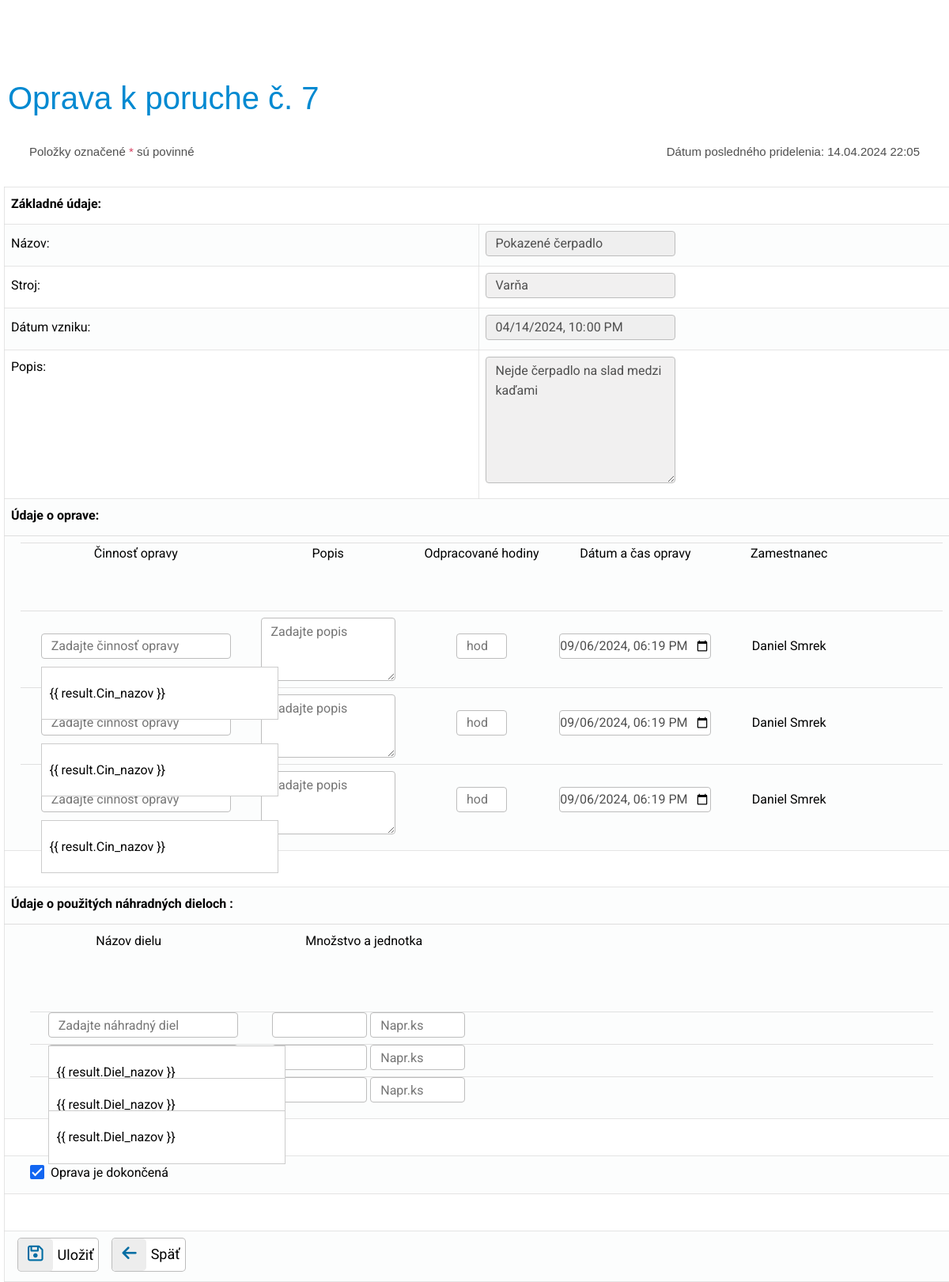
The page /src/form/oprava.php?PoruchaID=7 (signed in) on the database its author committed.
### tables this page shows
CREATE TABLE `porucha` (
  `Por_nazov` varchar(50) NOT NULL,
  `Por_popis` varchar(100) DEFAULT NULL,
  `Por_stav` int(11) NOT NULL,
  `Por_datum_vzniku` datetime NOT NULL,
  `Por_datum_pridelenia` datetime DEFAULT NULL,
  `PoruchaID` int(10) UNSIGNED NOT NULL,
  `StrojID` int(10) UNSIGNED DEFAULT NULL,
  `PouzivatelID` int(10) UNSIGNED DEFAULT NULL
);

CREATE TABLE `stroj` (
  `Stroj_nazov` varchar(50) NOT NULL,
  `Stroj_popis` varchar(100) DEFAULT NULL,
  `Stroj_vyrobca` varchar(30) NOT NULL,
  `Stroj_umiestnenie` varchar(30) NOT NULL,
  `Stroj_datum_vyroby` date DEFAULT NULL,
  `Stroj_vyrobne_cislo` varchar(20) NOT NULL,
  `Stroj_evidencne_cislo` varchar(20) NOT NULL,
  `Stroj_datum_prevzatia` date DEFAULT NULL,
  `Stroj_zarucna_doba` int(11) DEFAULT NULL,
  `StrojID` int(10) UNSIGNED NOT NULL,
  `DodavatelID` int(10) UNSIGNED DEFAULT NULL
);

### src/form/oprava.php (the view, shortened to what the rows shown need)
<!DOCTYPE html>
<html>
<head>
    <?php include_once '../partials/head.php';
    include_once "../../lib.php";
    include '../auth/login.php';
    ?>
</head>
<body>
<?php
mysqli_set_charset($dblink, "utf8mb4");
$PoruchaID=mysqli_real_escape_string($dblink,strip_tags($_GET["PoruchaID"]));
$PoruchaID=intval($PoruchaID);
if($PoruchaID)
{
    if($zobrazit)
    {
        $akcia="preview";
        $nadpis = "Oprava k poruche č. ".$PoruchaID;
    }
    else
    {
        $akcia = "insert";
        $nadpis = "Oprava k poruche č. ".$PoruchaID;
    }
    $sql="select * from porucha p LEFT JOIN zamestnanec z ON p.PouzivatelID = z.PouzivatelID LEFT JOIN stroj s ON p.StrojID = s.StrojID WHERE p.PoruchaID = $PoruchaID";
    $vysledok = mysqli_query($dblink,$sql);
    $riadok = mysqli_fetch_assoc($vysledok);
    $Por_nazov = strip_tags_html($riadok["Por_nazov"]);
    $Por_popis = strip_tags_html($riadok["Por_popis"]);
    $Por_stav = strip_tags_html($riadok["Por_stav"]);
    $Por_datum_vzniku = strip_tags_html($riadok["Por_datum_vzniku"]);
    $Por_datum_pridelenia = strip_tags_html($riadok["Por_datum_pridelenia"]);
    $Stroj_nazov = strip_tags_html($riadok["Stroj_nazov"]);
    $dokoncenaoprava = 0;
    if($Por_stav == 3 || $Por_stav == 4){
        $dokoncenaoprava = 1;
    }
    if($Por_datum_vzniku == "0000-00-00 00:00:00") $Por_datum_vzniku = "";
    else $Por_datum_vzniku = date("Y-m-d\TH:i", strtotime($Por_datum_vzniku));
    if($Por_datum_pridelenia == "0000-00-00 00:00:00") $Por_datum_pridelenia = "";
    else $Por_datum_pridelenia = date("d.m.Y H:i", strtotime($Por_datum_pridelenia));
}
else
{
    include_once "src/partials/navbar.php";
    echo '<span class="oznam cervene text-start">Nebola nájdená porucha ku oprave</span>';
    exit;
}
?>
<h1 id="nadpisoprava"><?php echo $nadpis; ?></h1>
<p>
<form id ="myapp_form_oprava" action="../zmena/zmena_opravy.php" method="POST" onsubmit="">
    <?php if($Por_datum_pridelenia): ?>
        <div class="container d-flex align-items-center">
            <p class="oznam text-grey text-start" style="margin-left:-0.625rem!important;">Položky označené <span class="red bold">*</span> sú povinné</p>
            <p class="oznam text-grey text-end " style="margin-left:2rem !important;">Dátum posledného pridelenia: <?php echo $Por_datum_pridelenia;?></p>
        </div>
    <?php else: ?>
        <p class="oznam text-grey text-start">Položky označené <span class="red bold">*</span> sú povinné</p>
    <?php endif; ?>
    <table class="zoznam">
        <tr><td>Názov:</td><td style="width:50%;"><input disabled  type="text" class="form-control" name="Por_nazov" value="<?php echo $Por_nazov;?>" <?php echo disabled($akcia);?>/></td></tr>
        <tr><td>Stroj:</td>
            <td>
                    <div>
                        <input
                                disabled
                                class="form-control"
                                type="text"
                                id="$Stroj_nazov"
                                value="<?php echo $Stroj_nazov;?>"
                        />
                    </div>
            </td>
        </tr>
        <tr><td>Dátum vzniku:</td><td> <input disabled type="datetime-local" class="form-control" name="Por_datum_vzniku" value="<?php echo $Por_datum_vzniku;?>" <?php echo disabled($akcia);?>></br></td></tr>
        <tr><td style = "vertical-align:top !important;">Popis:</td><td><textarea disabled type="text" class="form-control" name="Por_popis" <?php echo disabled($akcia); ?>><?php echo $Por_popis;?></textarea></td></tr>
        <tr><td colspan="2"><b>Údaje o oprave:</b><br></td><tr></tr>
        <tr><td colspan="2"><b>Údaje o použitých náhradných dieloch :</b><br></td><tr></tr>
        <tr><td colspan="2">
                <div class="form-check ms-4">
                    <input class="form-check-input" type="checkbox" id="dokoncenaoprava" name="dokoncenaoprava" <?php if($dokoncenaoprava) echo "checked" ?> <?php echo disabled($akcia);?>>
                    <label class="form-check-label" for="flexCheckDefault">
                        Oprava je dokončená
                    </label>
                </div>
        </td></tr
        <tr><td colspan="2"><br></td></tr>
    </table>
</form>
</body>
</html>

### rows shown on the page
porucha: Por_datum_pridelenia "14.04.2024 22:05", Por_nazov "Pokazené čerpadlo", StrojID.Stroj_nazov "Varňa", Por_datum_vzniku "04/14/2024 22:00", Por_popis "Nejde čerpadlo na slad medzi kaďami", Por_stav "☑"

### other values the page prints
$nadpis "Oprava k poruche č. 7"
$MenoPrihlaseneho "Daniel Smrek"
